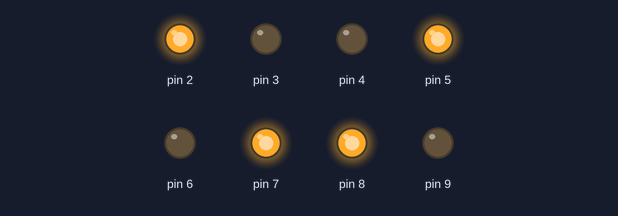
A sketch run on a simulated Arduino Uno, built with avr-gcc and run on an emulated ATmega328P. Parts: output pins drawn as LEDs (lit = HIGH). At 29.0 s the program stops and its outputs stay as they are.

Above: at 0.1 s.
At 3.1 s:
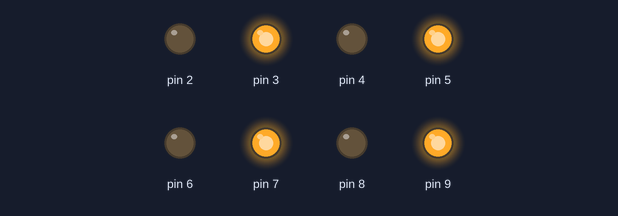
At 6.1 s:
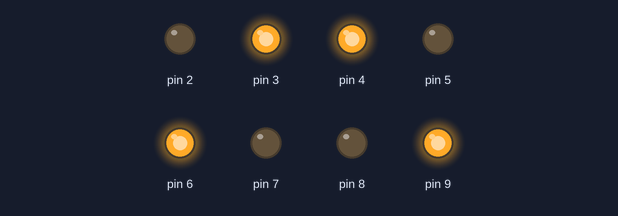
At 9.1 s:
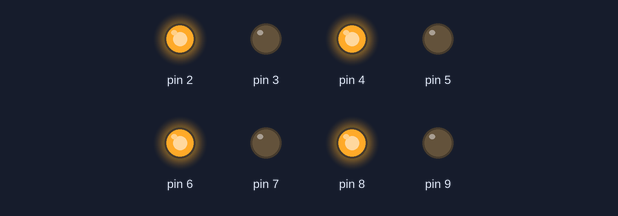
At 25.1 s:
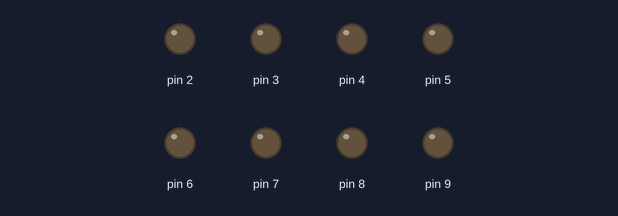
Timing chart, 0 to 26.6 s (numbered marks = the images above):
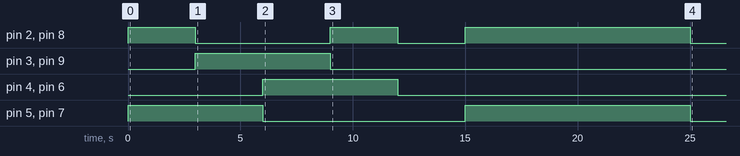

Measured:
- by itself, pin 2, pin 8: goes HIGH 3.0 s, LOW 6.0 s, HIGH 3.0 s, LOW 3.0 s, HIGH 10.0 s, then LOW
- by itself, pin 3, pin 9: LOW → HIGH at 3.0 s, → LOW 6.0 s later
- by itself, pin 4, pin 6: LOW → HIGH at 6.0 s, → LOW 6.0 s later
- by itself, pin 5, pin 7: LOW → HIGH at 0.00 s, → LOW 6.0 s later, → HIGH 9.0 s later, → LOW 10.0 s later

The sketch:

EvenSimplerMC.ino
```cpp
void brake();
void motor1(int, bool);
void motor2(int, bool);
void motor3(int, bool);
void motor4(int, bool);
void forward(int);
void backward(int);
void left(int);
void right(int);

void setup() {
  // put your setup code here, to run once:
  pinMode(2, OUTPUT);
  pinMode(3, OUTPUT);
  pinMode(4, OUTPUT);
  pinMode(5, OUTPUT);
  pinMode(6, OUTPUT);
  pinMode(7, OUTPUT);
  pinMode(8, OUTPUT);
  pinMode(9, OUTPUT);
  brake();
}

void loop() {
  forward(255);
  delay(3000);
  left(255);
  delay(3000);
  backward(255);
  delay(3000);
  right(255);
  delay(3000);
  brake();
  delay(3000);
  forward(255);
  delay(10000);
  brake();
  delay(3000);
  while (true) delay(1000); // the end
}

void brake() {
  analogWrite(2, 0);
  analogWrite(3, 0);
  analogWrite(4, 0);
  analogWrite(5, 0);
  analogWrite(6, 0);
  analogWrite(7, 0);
  analogWrite(8, 0);
  analogWrite(9, 0);
}

void forward(int speed) {
  motor1(speed, 1);
  motor2(speed, 0);
  motor3(speed, 0);
  motor4(speed, 1);
}

void backward(int speed) {
  motor1(speed, 0);
  motor2(speed, 1);
  motor3(speed, 1);
  motor4(speed, 0);
}

void left(int speed) {
  motor1(speed, 0);
  motor2(speed, 0);
  motor3(speed, 0);
  motor4(speed, 0);
}

void right(int speed) {
  motor1(speed, 1);
  motor2(speed, 1);
  motor3(speed, 1);
  motor4(speed, 1);
}

void motor1(int speed, bool direction) {
  analogWrite(8, 0);
  analogWrite(9, 0);
  if (direction) {
    analogWrite(8, speed);
  } else {
    analogWrite(9, speed);
  }
}

void motor2(int speed, bool direction) {
  analogWrite(6, 0);
  analogWrite(7, 0);
  if (direction) {
    analogWrite(6, speed);
  } else {
    analogWrite(7, speed);
  }
}

void motor3(int speed, bool direction) {
  analogWrite(4, 0);
  analogWrite(5, 0);
  if (direction) {
    analogWrite(4, speed);
  } else {
    analogWrite(5, speed);
  }
}

void motor4(int speed, bool direction) {
  analogWrite(2, 0);
  analogWrite(3, 0);
  if (direction) {
    analogWrite(2, speed);
  } else {
    analogWrite(3, speed);
  }
}
```
